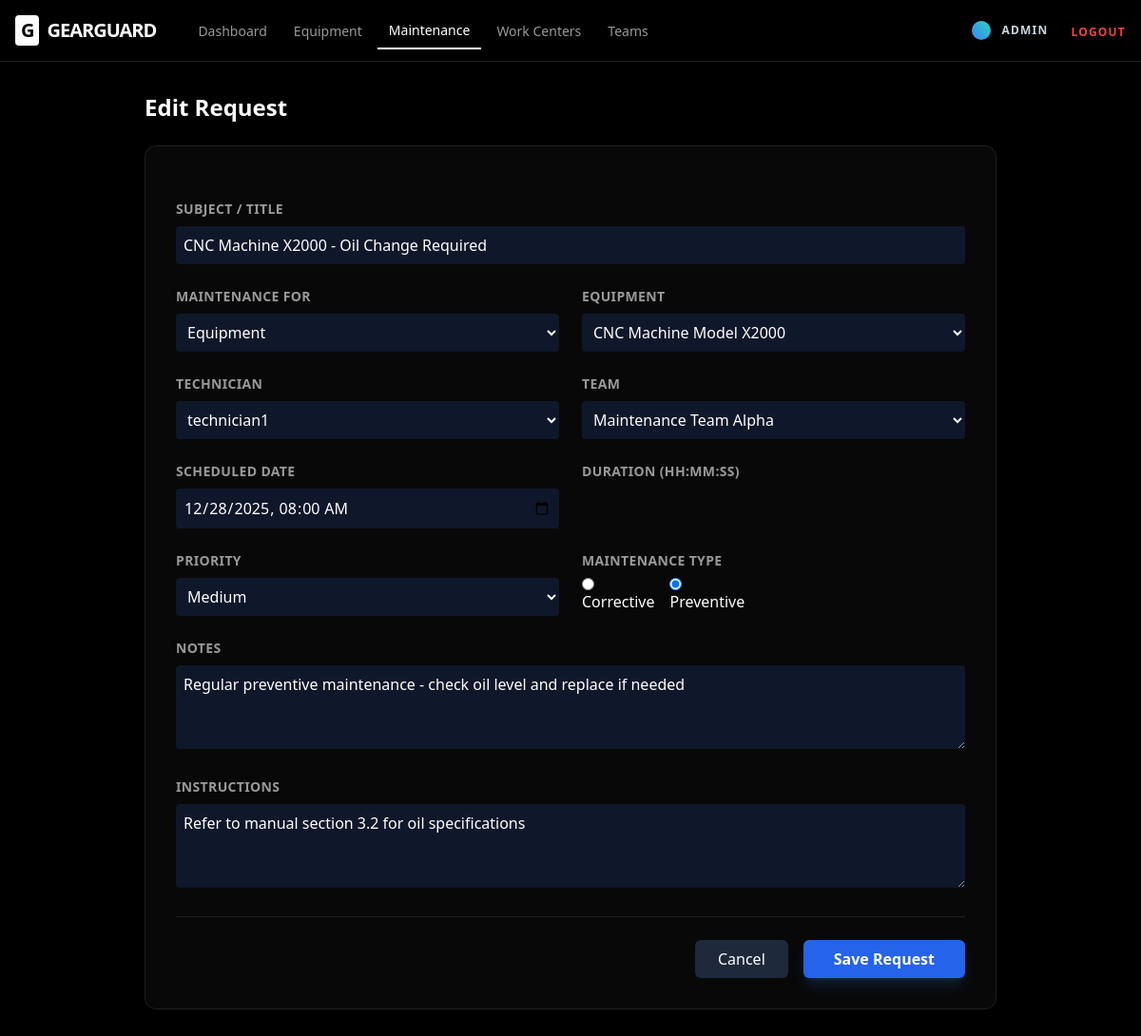
/maintenance/1/edit/ (signed in), run on the app's committed database.
### maintenance/models.py (models this page shows, shortened)
class MaintenanceRequest(models.Model):
    MAINTENANCE_FOR_CHOICES = [
        ('equipment', 'Equipment'),
        ('work_center', 'Work Center'),
    ]
    PRIORITY_CHOICES = [
        (1, 'Low'),
        (2, 'Medium'),
        (3, 'High'),
    ]
    TYPE_CHOICES = [
        ('corrective', 'Corrective'),
        ('preventive', 'Preventive'),
    ]
    STAGE_CHOICES = [
        ('new', 'New Request'),
        ('in_progress', 'In Progress'),
        ('repaired', 'Repaired'),
        ('scrapped', 'Scrapped'),
    ]
    subject = models.CharField(max_length=200)
    maintenance_for = models.CharField(max_length=20, choices=MAINTENANCE_FOR_CHOICES, default='equipment')
    equipment = models.ForeignKey('equipment.Equipment', null=True, blank=True, on_delete=models.SET_NULL)
    work_center = models.ForeignKey('teams.WorkCenter', null=True, blank=True, on_delete=models.SET_NULL)
    created_by = models.ForeignKey(User, related_name='created_requests', on_delete=models.SET_NULL, null=True)
    technician = models.ForeignKey(User, related_name='assigned_tasks', on_delete=models.SET_NULL, null=True, blank=True)
    team = models.ForeignKey('teams.Team', on_delete=models.SET_NULL, null=True, blank=True)
    request_date = models.DateField(auto_now_add=True)
    scheduled_date = models.DateTimeField(null=True, blank=True)
    duration = models.DurationField(null=True, blank=True)
    maintenance_type = models.CharField(max_length=20, choices=TYPE_CHOICES, default='corrective')
    priority = models.IntegerField(choices=PRIORITY_CHOICES, default=2)
    stage = models.CharField(max_length=20, choices=STAGE_CHOICES, default='new')
    notes = models.TextField(blank=True)
    instructions = models.TextField(blank=True)

### maintenance/views.py (the view)
# urls.py: path('<int:pk>/edit/', views.maintenance_edit, name='maintenance_edit'),
@login_required
def maintenance_edit(request, pk):
    obj = get_object_or_404(MaintenanceRequest, pk=pk)
    if request.method == 'POST':
        form = MaintenanceRequestForm(request.POST, instance=obj)
        if form.is_valid():
            form.save()
            messages.success(request, 'Maintenance request updated.')
            return redirect('maintenance_list')
        else:
            for field, errors in form.errors.items():
                for error in errors:
                    messages.error(request, f'{field}: {error}')
    else:
        form = MaintenanceRequestForm(instance=obj)
    return render(request, 'maintenance/form.html', {'form': form, 'title': 'Edit Request'})

### equipment/models.py (called while the page is built)
    def __str__(self):
        return self.name

### teams/models.py (called while the page is built)
    def __str__(self):
        return f"{self.name} ({self.code})" if self.code else self.name

    def __str__(self):
        return self.name

### templates/maintenance/form.html (shortened to what this page needs)
{% extends "base.html" %}
{% block content %}
<div class="max-w-4xl mx-auto">
  <h2 class="text-2xl font-bold mb-6 text-white">{{ title }}</h2>
  <form method="post" class="space-y-6 bg-card border border-border rounded-xl p-8 shadow-2xl">
    <div class="grid grid-cols-1 md:grid-cols-2 gap-6">
      <div class="md:col-span-2">
        <label class="block text-sm font-bold text-muted-foreground mb-2 uppercase tracking-wide">Subject / Title</label>
        {{ form.subject }}
      </div>
      <div>
        <label class="block text-sm font-bold text-muted-foreground mb-2 uppercase tracking-wide">Maintenance For</label>
        {{ form.maintenance_for }}
      </div>
      <div id="equipment-field">
        <label class="block text-sm font-bold text-muted-foreground mb-2 uppercase tracking-wide">Equipment</label>
        {{ form.equipment }}
      </div>
      <div>
        <label class="block text-sm font-bold text-muted-foreground mb-2 uppercase tracking-wide">Technician</label>
        {{ form.technician }}
      </div>
      <div>
        <label class="block text-sm font-bold text-muted-foreground mb-2 uppercase tracking-wide">Team</label>
        {{ form.team }}
      </div>
      <div>
        <label class="block text-sm font-bold text-muted-foreground mb-2 uppercase tracking-wide">Scheduled Date</label>
        {{ form.scheduled_date }}
      </div>
      <div>
        <label class="block text-sm font-bold text-muted-foreground mb-2 uppercase tracking-wide">Duration (HH:MM:SS)</label>
      </div>
      <div>
        <label class="block text-sm font-bold text-muted-foreground mb-2 uppercase tracking-wide">Priority</label>
        {{ form.priority }}
      </div>
      <div>
        <label class="block text-sm font-bold text-muted-foreground mb-2 uppercase tracking-wide">Maintenance Type</label>
        <div class="flex gap-6 mt-2 text-white">
          {{ form.maintenance_type }}
        </div>
      </div>
      <div class="md:col-span-2">
        <label class="block text-sm font-bold text-muted-foreground mb-2 uppercase tracking-wide">Notes</label>
        {{ form.notes }}
      </div>
      <div class="md:col-span-2">
        <label class="block text-sm font-bold text-muted-foreground mb-2 uppercase tracking-wide">Instructions</label>
        {{ form.instructions }}
      </div>
    </div>
    <div class="pt-6 border-t border-border flex justify-end gap-4">
      <a href="{% url 'maintenance_list' %}" class="px-6 py-2 bg-slate-800 hover:bg-slate-700 text-white rounded-md font-medium transition-colors">Cancel</a>
      <button type="submit" class="px-8 py-2 bg-blue-600 hover:bg-blue-500 text-white rounded-md font-bold transition-all shadow-lg shadow-blue-500/20">
        Save Request
      </button>
    </div>
  </form>
</div>
{% endblock %}

### templates/base.html (shortened to what this page needs)
{% load static %}
<!doctype html>
<html lang="en">
<head>
  <script src="https://cdn.tailwindcss.com"></script>
</head>
<body class="bg-black text-white selection:bg-blue-500/30">
  <header class="app-header">
    <div class="max-w-7xl mx-auto px-4 h-16 flex items-center justify-between">
      <div class="flex items-center gap-8 h-16">
        <h1 class="text-xl font-black tracking-tighter flex items-center gap-2">
          <span class="bg-white text-black px-1.5 py-0.5 rounded">G</span>
          GEARGUARD
        </h1>
        {% if user.is_authenticated %}
        <nav class="hidden md:flex items-center gap-1 h-16">
          <a href="/" class="nav-link {% if request.path == '/' %}active{% endif %}">Dashboard</a>
          <a href="/equipment/" class="nav-link {% if '/equipment/' in request.path %}active{% endif %}">Equipment</a>
          <a href="/maintenance/" class="nav-link {% if '/maintenance/' in request.path %}active{% endif %}">
            Maintenance
          </a>
          <a href="{% url 'teams:workcenter_list' %}"
            class="nav-link {% if '/teams/workcenters/' in request.path %}active{% endif %}">
            Work Centers
          </a>
          <a href="{% url 'teams:team_list' %}"
            class="nav-link {% if '/teams/' in request.path and '/workcenters/' not in request.path %}active{% endif %}">
            Teams
          </a>
        </nav>
        {% endif %}
      </div>
      <div class="flex items-center gap-6 h-16">
        {% if user.is_authenticated %}
        <div class="flex items-center gap-3">
          <div class="w-5 h-5 bg-gradient-to-tr from-blue-500 to-teal-400 rounded-full"></div>
          <a href="{% url 'accounts:profile' %}"
            class="text-xs font-bold text-slate-300 uppercase tracking-widest hover:text-white">
            {{ user.username }}
          </a>
        </div>
        <form method="post" action="{% url 'accounts:logout' %}">
          <button type="submit" class="text-xs font-bold text-red-500 uppercase tracking-widest hover:text-red-400">
            Logout
          </button>
        </form>
        {% endif %}
      </div>
    </div>
  </header>
  <main class="max-w-7xl mx-auto px-4 py-8">
    {% block content %}{% endblock %}
  </main>
</body>
</html>

### templates/base.html (style rules this page uses)
.app-header { border-bottom: 1px solid hsl(0, 0%, 12%); background: rgba(0, 0, 0, 0.6); backdrop-filter: blur(12px); position: sticky; top: 0; z-index: 50; }
.nav-link { font-size: 0.875rem; font-weight: 500; color: hsl(0, 0%, 60%); padding: 0.5rem 0.75rem; transition: color 0.2s; }
.nav-link.active { color: white; border-bottom: 2px solid white; }

### data on the page
MaintenanceRequest: subject "CNC Machine X2000 - Oil Change Required", maintenance_for "Equipment", equipment "CNC Machine Model X2000", technician "technician1", team "Maintenance Team Alpha", scheduled_date "12/28/2025 08:00", priority "Medium", maintenance_type "☐ Corrective ☑ Preventive", notes "Regular preventive maintenance - check oil level and replace if needed", instructions "Refer to manual section 3.2 for oil specifications"

### other printed values
{{ user.username }} "ADMIN"
{{ title }} "Edit Request"
